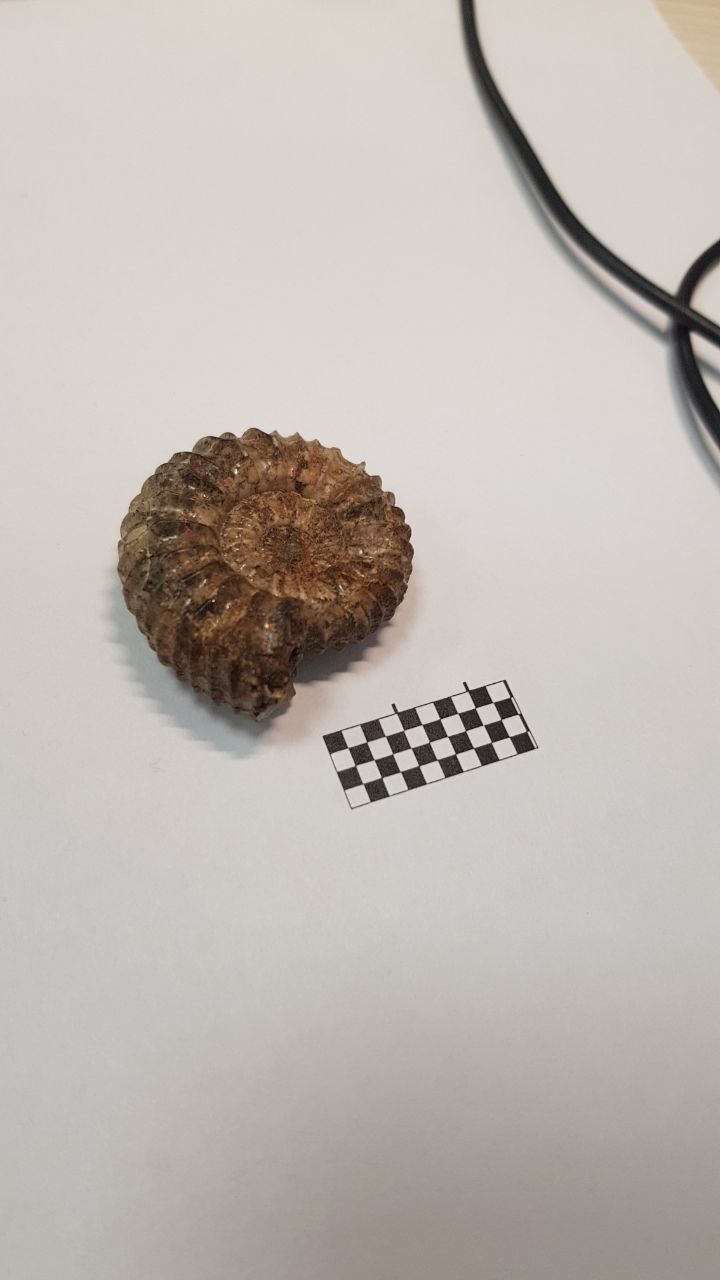
#> input picture ammo9.jpg, 720 x 1280 px, given in place of ammo9.jpg.jpg, which was not available
$ python demo.py ammo9.jpg   (older library calls are emulated)
#> lines starting #> are read from the running program, lines starting #| are printed output that depends on the picture; after the words box and inside, x2 and y2 are one past the last pixel; in counts of white or black regions, pixels touching at a corner belong together; pictures that were not available may be replaced by others from this repository, and a replacement may not be noted
import cv2
import numpy as np
from math import sqrt
import sys


def getChessboardCorners(gray, rows, columns):
    ret, corners = cv2.findChessboardCorners(gray, (rows, columns), None)
    if ret:
        criteria = (cv2.TERM_CRITERIA_EPS + cv2.TERM_CRITERIA_MAX_ITER, 30, 0.001)
        corners = cv2.cornerSubPix(gray, corners, (11, 11), (-1, -1), criteria)
        return corners


def getChessboardAreaPoly(corners, rows, columns):
    length = rows * columns
    return [
        corners[0][0],
        corners[rows - 1][0],
        corners[length - 1][0],
        corners[length - rows][0],
    ]


def correctWhiteBalance(img, area):
    pixels = getReferenceAreaPixels(img, area)

    # return wb_rgb(img, pixels)
    return wb_ycbr(img, pixels)


def getReferenceAreaPixels(img, area):
    # make a binary mask from the reference area
    mask = np.full(img.shape[:2], 0, dtype=np.uint8)
    cv2.fillPoly(
        mask,
        np.array([area], "int32"),
        255,
    )

    # imCopy = cv2.bitwise_and(img, img, mask=mask)
    # cv2.imwrite(f"{name}_part.jpg", imCopy)

    # get all the area's pixels
    height, width = img.shape[:2]
    return np.array(
        [img[y][x] for x in range(width) for y in range(height) if mask[y][x]]
    )


# https://codeandlife.com/2019/08/17/correcting-image-white-balance-with-python-pil-and-numpy/
def wb_rgb(img, pixels):
    c = list(np.mean(pixels[:, i]) for i in range(3))
    minc = float(min(c))

    wb = img.astype(float)
    for i in range(3):
        wb[:, :, i] /= c[i] / minc

    # cv2.imwrite(f"{name}_wb.jpg", wb)
    return wb.astype(np.uint8)


def wb_ycbr(img, pixels):
    # Convert data and sample to YCbCr
    ycbcr = rgb2ycbcr(img)
    ysub = rgb2ycbcr(np.array([pixels]))

    yc = list(np.mean(ysub[:, :, i]) for i in range(3))

    for i in range(1, 3):
        ycbcr[:, :, i] = np.clip(ycbcr[:, :, i] + (128 - yc[i]), 0, 255)

    rgb = ycbcr2rgb(ycbcr)
    return rgb


# Conversion functions courtesy of https://stackoverflow.com/a/34913974/2721685
def rgb2ycbcr(im):
    xform = np.array(
        [[0.299, 0.587, 0.114], [-0.1687, -0.3313, 0.5], [0.5, -0.4187, -0.0813]]
    )
    ycbcr = im.dot(xform.T)
    ycbcr[:, :, [1, 2]] += 128
    return ycbcr  # np.uint8(ycbcr)


def ycbcr2rgb(im):
    xform = np.array([[1, 0, 1.402], [1, -0.34414, -0.71414], [1, 1.772, 0]])
    rgb = im.astype(np.float)
    rgb[:, :, [1, 2]] -= 128
    rgb = rgb.dot(xform.T)
    np.putmask(rgb, rgb > 255, 255)
    np.putmask(rgb, rgb < 0, 0)
    return np.uint8(rgb)


def writeText(img, text):
    cv2.putText(img, text, (50, 50), cv2.FONT_HERSHEY_SIMPLEX, 1, (255, 0, 0), 2)


def measure(img, area):
    x0, y0 = area[0]
    x1, y1 = area[1]
    x2, y2 = area[2]
    x3, y3 = area[3]

    catX = x3 - x1
    catY = y3 - y1
    hypoPix = sqrt(catX ** 2 + catY ** 2)
    pxRatio = hypoPix / 200  # pixels/mm

    height, width = img.shape[:2]
    return int(width / pxRatio), int(height / pxRatio)


name = sys.argv[1]
filename = f"{name}.jpg"
img = cv2.imread(filename)
#> img is the input picture: shape (1280, 720, 3); mean B, G, R 179.3, 184.9, 191.8

if img is not None:
    gray = cv2.cvtColor(img, cv2.COLOR_BGR2GRAY)
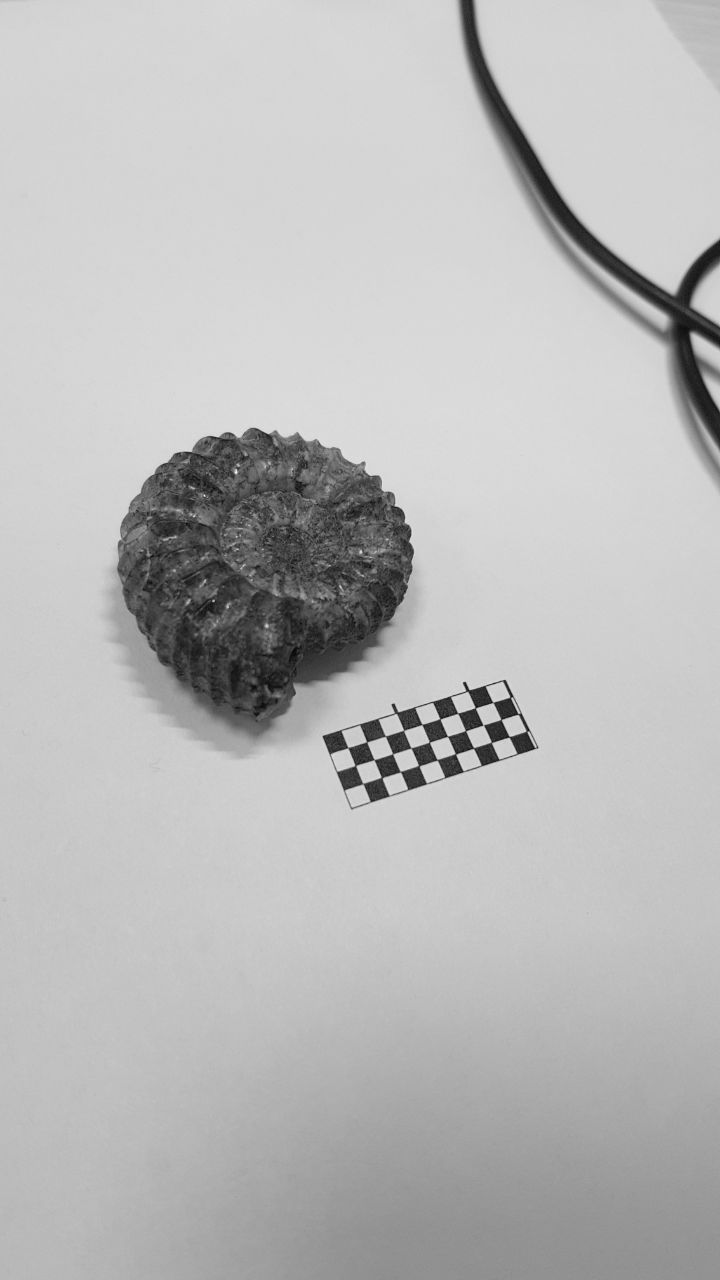
#> gray: shape (1280, 720); min 5, max 244, mean 186.3
    rows, columns = 3, 9
    corners = getChessboardCorners(gray, rows, columns)
#> in getChessboardCorners, `ret, corners = cv2.findChessboardCorners(gray, (rows, columns), None)`: ret = True; corners = 27 rows, first 8: [362.8, 783.5], [355.4, 765.6], [347.8, 747.6], [381.7, 777.6], [374.2, 759.6], [366.7, 741.8], [400.4, 771.5], [392.6, 753.8]
#> in getChessboardCorners, `corners = cv2.cornerSubPix(gray, corners, (11, 11), (-1, -1), criteria)`: corners = 27 rows, first 8: [362.8, 783.6], [355.4, 765.4], [347.9, 747.8], [381.6, 777.5], [374.1, 759.7], [366.7, 741.9], [400.4, 771.6], [392.7, 753.8]
    if corners is not None:
        area = getChessboardAreaPoly(corners, rows, columns)
#> area = [[362.8, 783.6], [347.9, 747.8], [492.9, 702.4], [509.2, 736.8]]
        img = correctWhiteBalance(img, area)
#> in getReferenceAreaPixels, `cv2.fillPoly( mask, np.array([area], "int32"), 255, )`:
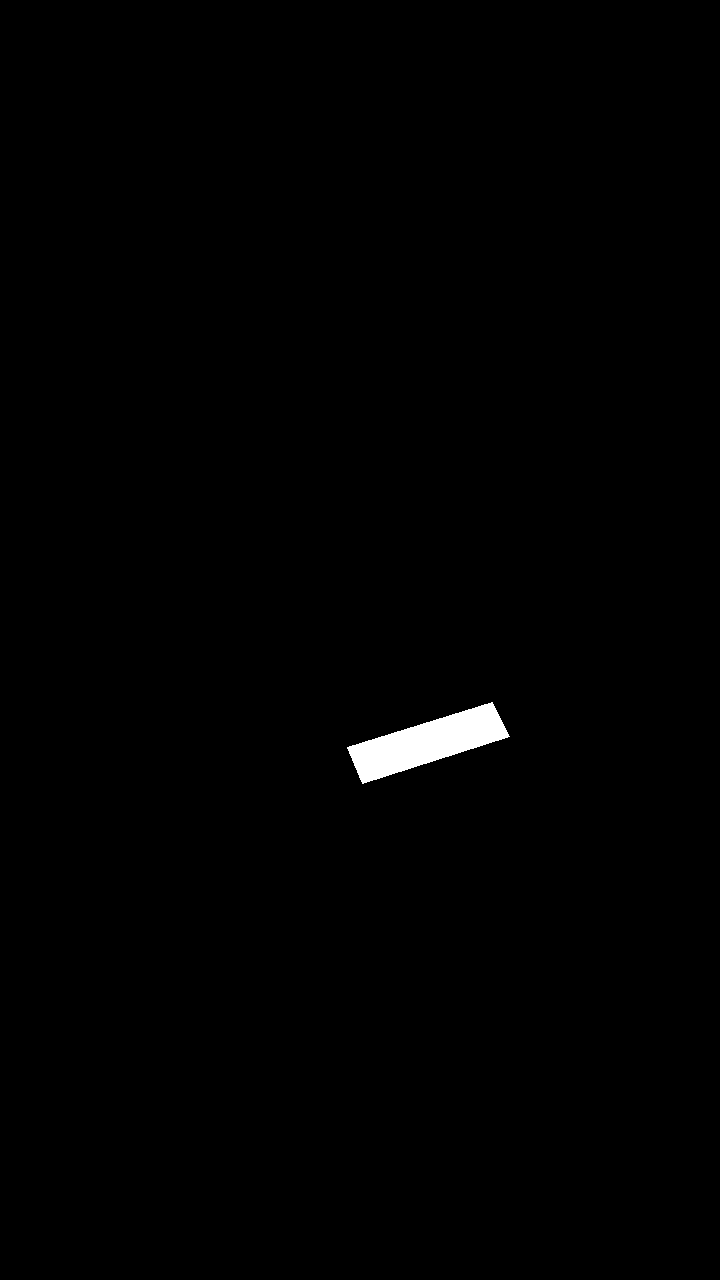
#> mask: shape (1280, 720); 0.65% white; 1 white region, box (x1, y1, x2, y2) and area: (347, 702, 510, 784) 6021
#> in rgb2ycbcr, `ycbcr[:, :, [1, 2]] += 128`:
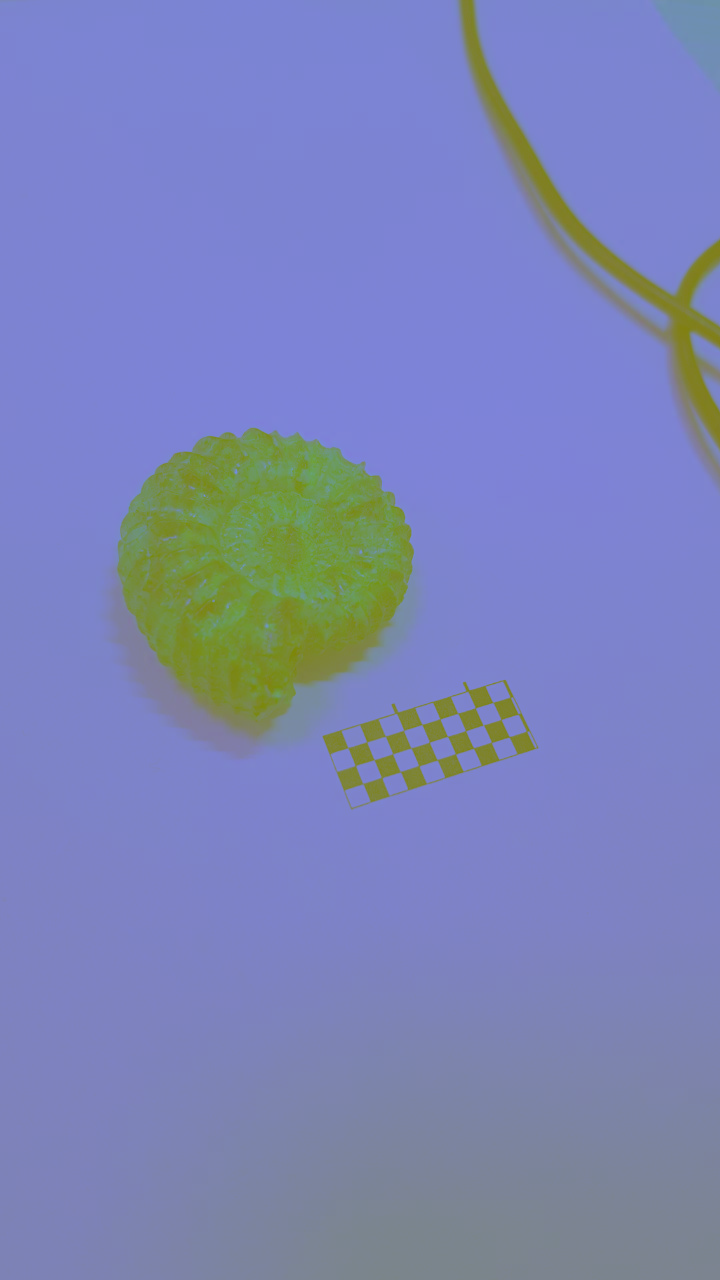
#> ycbcr: shape (1280, 720, 3) float64; mean B, G, R 184, 132.4, 124.6
#> in wb_ycbr, `yc = list(np.mean(ysub[:, :, i]) for i in range(3))`: yc = [127.6, 131.8, 125.8]
        size = measure(img, area)
#> in measure, `x0, y0 = area[0]`: x0 = 362.8; y0 = 783.6
#> in measure, `x1, y1 = area[1]`: x1 = 347.9; y1 = 747.8
#> in measure, `x2, y2 = area[2]`: x2 = 492.9; y2 = 702.4
#> in measure, `x3, y3 = area[3]`: x3 = 509.2; y3 = 736.8
#> in measure, `catX = x3 - x1`: catX = 161.3
#> in measure, `catY = y3 - y1`: catY = -11.01
#> in measure, `hypoPix = sqrt(catX ** 2 + catY ** 2)`: hypoPix = 161.7
#> in measure, `pxRatio = hypoPix / 200`: pxRatio = 0.808
#> size = (890, 1583)
        width, height = size
#> width = 890; height = 1583
        writeText(img, f"FOV {width} x {height} mm")
#> in writeText, `cv2.putText(img, text, (50, 50), cv2.FONT_HERSHEY_SIMPLEX, 1, (255, 0,..`:
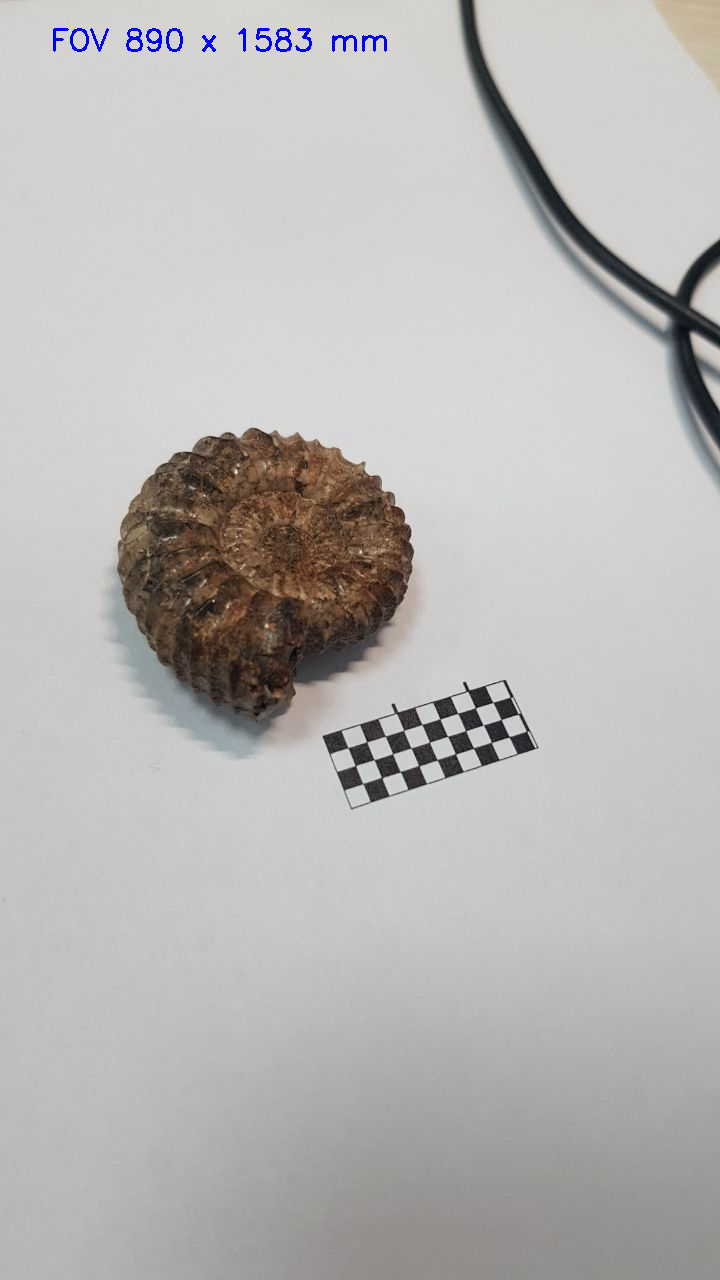
#> img: shape (1280, 720, 3); mean B, G, R 182.4, 183.5, 184.3
        # cv2.drawChessboardCorners(img, (rows, columns), corners, True)
        cv2.imwrite(f"{name}_1.jpg", img)
